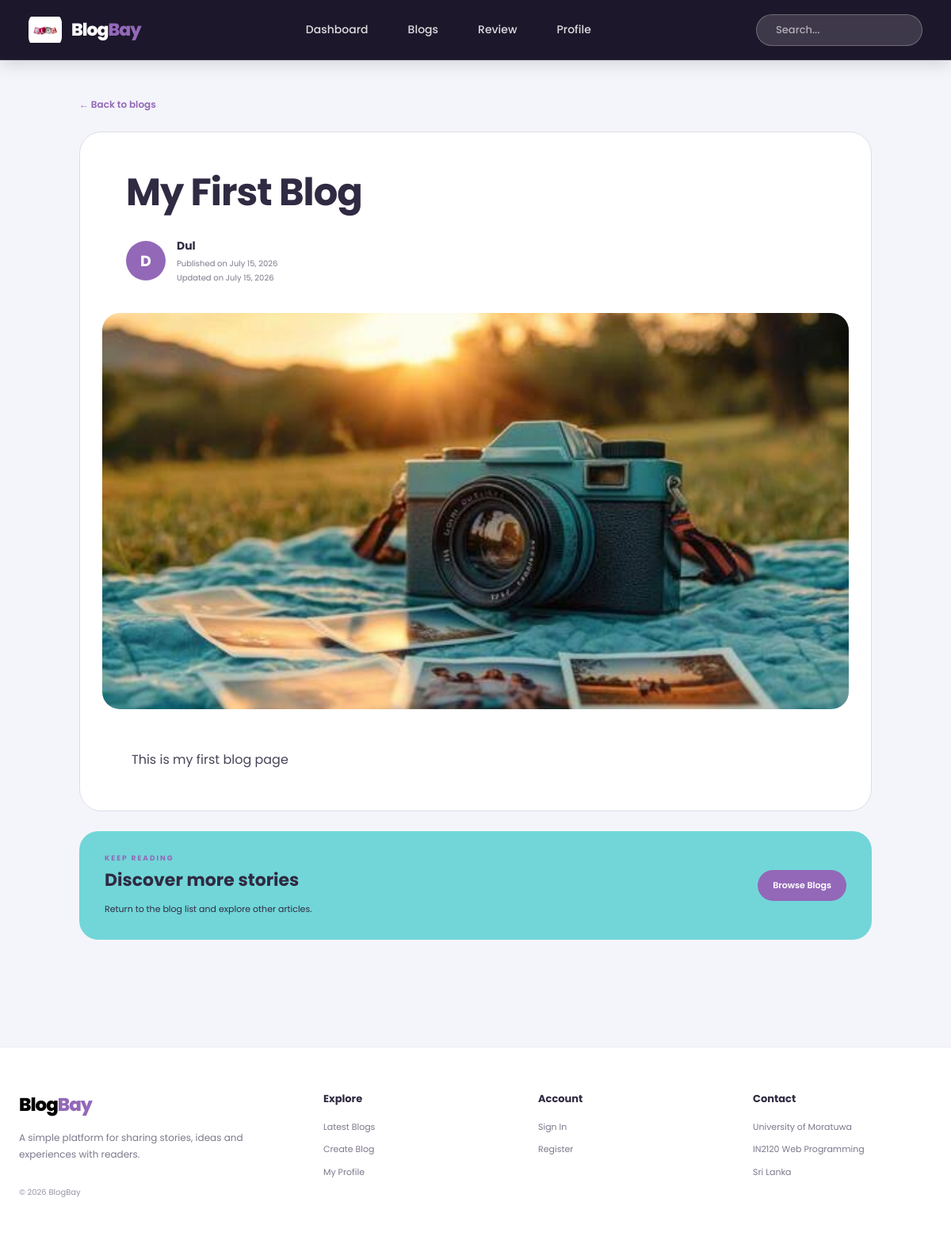
Page /view_blog.php?id=2 on the committed database.
### tables this page shows
CREATE TABLE `blogpost` (
  `id` int(11) NOT NULL,
  `user_id` int(11) DEFAULT NULL,
  `title` varchar(255) DEFAULT NULL,
  `content` text DEFAULT NULL,
  `created_at` timestamp NOT NULL DEFAULT current_timestamp(),
  `updated_at` timestamp NOT NULL DEFAULT current_timestamp() ON UPDATE current_timestamp(),
  `image` varchar(255) DEFAULT NULL
);

CREATE TABLE `user` (
  `id` int(11) NOT NULL,
  `username` varchar(50) NOT NULL,
  `email` varchar(100) NOT NULL,
  `password` varchar(255) NOT NULL,
  `role` varchar(20) DEFAULT 'user'
);

### view_blog.php (the view, shortened to what this page needs)
<?php
include "config.php";
include "site_config.php";
$blogID = (int) $_GET['id'];
$sql = "SELECT blogpost.*, user.username, p.profile_pic
        FROM blogpost
        JOIN user ON blogpost.user_id = user.id
        LEFT JOIN user_profiles p ON user.id = p.user_id
        WHERE blogpost.id = $blogID
        LIMIT 1";
$result = mysqli_query($conn, $sql);
$blog = mysqli_fetch_assoc($result);
$backPage =
    isset($_SESSION['user_id'])
        ? "dashboard.php"
        : "login.php";
?>
<!DOCTYPE html>
<html lang="en">
<head>
<link rel="stylesheet"
href="css/view_blog.css?v=10">
<link rel="stylesheet"
href="css/footer.css?v=3">
</head>
<body>
<header class="hero-navbar">
    <div class="hero-navbar-inner">
        <a href="dashboard.php" class="hero-brand">
            <img src="images/logo.png" alt="Logo">
            <?php echo renderSiteName(); ?>
        </a>
        <nav class="hero-nav-links">
            <a href="dashboard.php" class="hero-nav-item">Dashboard</a>
            <a href="dashboard.php#blogGrid" class="hero-nav-item">Blogs</a>
            <a href="reviews.php" class="hero-nav-item">Review</a>
            <a href="profile.php" class="hero-nav-item">Profile</a>
        </nav>
        <div class="hero-search-box" style="position: relative; display: flex; align-items: center; background: rgba(255, 255, 255, 0.15) !important; border: 1px solid rgba(255, 255, 255, 0.25) !important; border-radius: 999px !important; padding: 6px 16px !important; width: 210px !important;">
            <input id="blogSearch" type="text" placeholder="Search..." style="background: transparent !important; border: none !important; outline: none !important; color: #ffffff !important; font-size: 13px !important; width: 100% !important; box-shadow: none !important; padding: 0 !important; margin: 0 !important; height: auto !important;" onkeydown="if(event.key==='Enter'){ window.location.href='dashboard.php?search='+encodeURIComponent(this.value); }">
        </div>
    </div>
</header>
<main class="article-wrapper">
    <a href="<?php echo $backPage; ?>"
       class="back-link">
        ← Back to blogs
    </a>
    <article class="article-card">
        <header class="article-header">
            <h1>
                <?php echo htmlspecialchars($blog['title']); ?>
            </h1>
            <div class="author-row">
                <?php echo renderUserAvatar($blog['username'], $blog['profile_pic'] ?? null, 'author-avatar'); ?>
                <div class="author-details">
                    <strong>
                        <?php
                        echo htmlspecialchars(
                            $blog['username']
                        );
                        ?>
                    </strong>
                    <span>
                        Published on
                        <?php
                        echo date(
                            "F d, Y",
                            strtotime($blog['created_at'])
                        );
                        ?>
                    </span>
                    <?php
                    if(
                        !empty($blog['updated_at']) &&
                        $blog['updated_at'] !== $blog['created_at']
                    )
                    {
                    ?>
                        <span>
                            Updated on
                            <?php
                            echo date(
                                "F d, Y",
                                strtotime($blog['updated_at'])
                            );
                            ?>
                        </span>
                    <?php } ?>
                </div>
            </div>
        </header>
        <?php if(!empty($blog['image'])) { ?>
            <div class="cover-wrapper">
                <img
                    src="uploads/<?php
                    echo htmlspecialchars($blog['image']);
                    ?>"
                    alt="<?php
                    echo htmlspecialchars($blog['title']);
                    ?>"
                    class="cover-image"
                >
            </div>
        <?php } ?>
        <section class="article-content">
            <?php
            echo nl2br(
                htmlspecialchars($blog['content'])
            );
            ?>
        </section>
    </article>
    <section class="more-section">
        <div>
            <p>KEEP READING</p>
            <h2>
                Discover more stories
            </h2>
            <span>
                Return to the blog list and explore other articles.
            </span>
        </div>
        <a href="<?php echo $backPage; ?>">
            Browse Blogs
        </a>
    </section>
</main>
<?php include "includes/footer.php"; ?>
</body>
</html>

### site_config.php (shortened to what this page needs)
<?php
$siteName = "BlogBay";
function renderSiteName(): string
{
    return '<span class="site-name"><span class="site-name-blog">Blog</span><span class="site-name-bay">Bay</span></span>';
}
function renderUserAvatar(?string $username, ?string $profilePic, string $containerClass = 'author-avatar'): string
{
    $name = !empty($username) ? $username : 'U';
    $letter = htmlspecialchars(strtoupper(substr($name, 0, 1)));
    $classAttr = htmlspecialchars($containerClass);
    return '<div class="' . $classAttr . '">' . $letter . '</div>';
}
?>

### includes/footer.php
<footer class="site-footer">
    <div class="footer-grid">
        <div class="footer-brand">
            <h2 class="footer-brand-name">
                <?php echo renderSiteName(); ?>
            </h2>
            <p>
                A simple platform for sharing stories,
                ideas and experiences with readers.
            </p>
            <small>
                © <?php echo date("Y"); ?>
                <?php echo htmlspecialchars($siteName); ?>
            </small>
        </div>
        <div class="footer-column">
            <h3>Explore</h3>
            <a href="dashboard.php">
                Latest Blogs
            </a>
            <a href="create_blog.php">
                Create Blog
            </a>
            <a href="profile.php">
                My Profile
            </a>
        </div>
        <div class="footer-column">
            <h3>Account</h3>
            <?php if(isset($_SESSION['user_id'])) { ?>
                <a href="profile.php">
                    Manage Profile
                </a>
                <a href="logout.php">
                    Log Out
                </a>
            <?php } else { ?>
                <a href="login.php">
                    Sign In
                </a>
                <a href="register.php">
                    Register
                </a>
            <?php } ?>
        </div>
        <div class="footer-column">
            <h3>Contact</h3>
            <p>
                University of Moratuwa
            </p>
            <p>
                IN2120 Web Programming
            </p>
            <p>
                Sri Lanka
            </p>
        </div>
    </div>
</footer>

### css/view_blog.css (style rules this page uses)
* { margin:0; padding:0; box-sizing:border-box; font-family:'Poppins',sans-serif; }
:root { --cyan:#72d6d8; --blue:#83c3cc; --periwinkle:#9198c2; --purple:#9368b8; --magenta:#ab3b9d; --background:#f4f5fb; --white:#ffffff; --text:#302a42; --muted:#7f798d; --border:#dedce7; }
body { min-height:100vh; background:var(--background); color:var(--text); }
.article-wrapper { width:min(1000px,90%); margin:0 auto; padding:42px 0 70px; }
.back-link { display:inline-block; margin-bottom:25px; color:var(--purple); text-decoration:none; font-size:12px; font-weight:600; }
.article-card { overflow:hidden; border:1px solid var(--border); border-radius:28px; background:var(--white); }
.article-header { padding:48px 58px 36px; }
.article-header h1 { max-width:850px; margin-bottom:28px; color:var(--text); font-size:48px; line-height:1.18; letter-spacing:-1px; }
.author-row { display:flex; align-items:center; gap:14px; }
.author-avatar { width:50px; height:50px; display:flex; align-items:center; justify-content:center; border-radius:50%; background:var(--purple); color:var(--white); font-size:19px; font-weight:700; overflow:hidden; }
.author-details strong, .author-details span { display:block; }
.author-details strong { margin-bottom:4px; color:var(--text); font-size:14px; }
.author-details span { margin-top:2px; color:var(--muted); font-size:10px; }
.cover-wrapper { padding:0 28px; }
.cover-image { display:block; width:100%; height:500px; border-radius:22px; object-fit:cover; }
.article-content { padding:48px 65px; color:#494357; font-size:16px; line-height:2; word-break:break-word; }
.more-section { margin-top:25px; padding:28px 32px; display:flex; align-items:center; justify-content:space-between; gap:30px; border-radius:24px; background:var(--cyan); color:var(--text); }
.more-section p { margin-bottom:4px; color:var(--purple); font-size:9px; font-weight:700; letter-spacing:2px; }
.more-section h2 { margin-bottom:6px; font-size:22px; }
.more-section span { font-size:11px; }
.more-section a { flex-shrink:0; padding:11px 19px; border-radius:999px; background:var(--purple); color:var(--white); text-decoration:none; font-size:11px; font-weight:600; }
.site-name { display:inline-flex; align-items:baseline; font:inherit; font-weight:800; letter-spacing:-1px; line-height:1; }
.site-name-blog { color:#000000 !important; }
.site-name-bay { color:#9368b8 !important; }
.hero-navbar { position: sticky; top: 0; width: 100%; height: 76px; z-index: 1000; background: #1d172b; border-bottom: 1px solid rgba(255, 255, 255, 0.1); box-shadow: 0 4px 20px rgba(0, 0, 0, 0.15); }
.hero-navbar-inner { max-width: 1300px; margin: 0 auto; height: 100%; padding: 0 36px; display: flex; align-items: center; justify-content: space-between; gap: 24px; }
.hero-brand { display: flex; align-items: center; gap: 12px; text-decoration: none; color: #ffffff; font-size: 22px; font-weight: 800; }
.hero-brand img { width: 42px; height: 42px; object-fit: contain; border-radius: 12px; }
.hero-brand .site-name-blog { color: #ffffff !important; }
.hero-brand .site-name-bay { color: #9368b8 !important; }
.hero-nav-links { display: flex; align-items: center; gap: 10px; }
.hero-nav-item { display: inline-flex; align-items: center; justify-content: center; padding: 8px 18px; border-radius: 8px; font-size: 14px; font-weight: 500; color: rgba(255, 255, 255, 0.85); text-decoration: none; background: transparent; border: 2px solid transparent; outline: 2px solid transparent; transition: all 0.2s ease; }
.hero-search-box { position: relative; display: flex; align-items: center; height: 40px; background: rgba(255, 255, 255, 0.15) !important; border: 1px solid rgba(255, 255, 255, 0.22) !important; border-radius: 999px !important; padding: 0 16px !important; min-width: 170px; max-width: 240px; backdrop-filter: blur(10px); }
.hero-search-box input { width: 100% !important; height: auto !important; padding: 0 !important; border: none !important; outline: none !important; background: transparent !important; font-size: 13px !important; font-weight: 500 !important; color: #ffffff !important; box-shadow: none !important; border-radius: 0 !important; }
.hero-search-box input::placeholder { color: rgba(255, 255, 255, 0.6) !important; }

### rows in the picture
blogpost: title "My First Blog", user.username "D", user.username "Dul", created_at "July 15, 2026", updated_at "July 15, 2026", image (picture), content "This is my first blog page"

### other values in the picture
$siteName "BlogBay"
